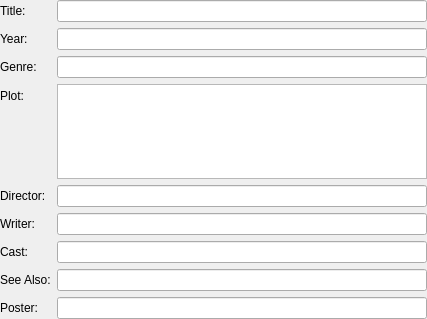
<?xml version="1.0" encoding="UTF-8"?>
<ui version="4.0">
 <class>MovieWidget</class>
 <widget class="QWidget" name="MovieWidget">
  <property name="geometry">
   <rect>
    <x>0</x>
    <y>0</y>
    <width>427</width>
    <height>319</height>
   </rect>
  </property>
  <property name="windowTitle">
   <string/>
  </property>
  <layout class="QVBoxLayout" name="verticalLayout">
   <property name="margin">
    <number>0</number>
   </property>
   <item>
    <widget class="QScrollArea" name="scrollArea">
     <property name="frameShape">
      <enum>QFrame::NoFrame</enum>
     </property>
     <property name="widgetResizable">
      <bool>true</bool>
     </property>
     <widget class="QWidget" name="scrollAreaWidgetContents">
      <property name="geometry">
       <rect>
        <x>0</x>
        <y>0</y>
        <width>427</width>
        <height>319</height>
       </rect>
      </property>
      <layout class="QFormLayout" name="formLayout">
       <property name="margin">
        <number>0</number>
       </property>
       <item row="0" column="0">
        <widget class="QLabel" name="labelTitle">
         <property name="text">
          <string>Title:</string>
         </property>
        </widget>
       </item>
       <item row="0" column="1">
        <widget class="KLineEdit" name="editTitle"/>
       </item>
       <item row="1" column="0">
        <widget class="QLabel" name="labelYear">
         <property name="text">
          <string>Year:</string>
         </property>
        </widget>
       </item>
       <item row="2" column="0">
        <widget class="QLabel" name="labelGenre">
         <property name="text">
          <string>Genre:</string>
         </property>
        </widget>
       </item>
       <item row="2" column="1">
        <widget class="KLineEdit" name="editGenre"/>
       </item>
       <item row="3" column="0">
        <widget class="QLabel" name="labelPlot">
         <property name="text">
          <string>Plot:</string>
         </property>
        </widget>
       </item>
       <item row="3" column="1">
        <widget class="KTextEdit" name="editPlot"/>
       </item>
       <item row="4" column="0">
        <widget class="QLabel" name="labelDirector">
         <property name="text">
          <string>Director:</string>
         </property>
        </widget>
       </item>
       <item row="4" column="1">
        <widget class="KLineEdit" name="editDirector"/>
       </item>
       <item row="5" column="0">
        <widget class="QLabel" name="labelWriter">
         <property name="text">
          <string>Writer:</string>
         </property>
        </widget>
       </item>
       <item row="5" column="1">
        <widget class="KLineEdit" name="editWriter"/>
       </item>
       <item row="6" column="0">
        <widget class="QLabel" name="labelCast">
         <property name="text">
          <string>Cast:</string>
         </property>
        </widget>
       </item>
       <item row="6" column="1">
        <widget class="KLineEdit" name="editCast"/>
       </item>
       <item row="7" column="0">
        <widget class="QLabel" name="labelSeeAlso">
         <property name="text">
          <string>See Also:</string>
         </property>
        </widget>
       </item>
       <item row="7" column="1">
        <widget class="KLineEdit" name="editSeeAlso"/>
       </item>
       <item row="8" column="0">
        <widget class="QLabel" name="labelPoster">
         <property name="text">
          <string>Poster:</string>
         </property>
        </widget>
       </item>
       <item row="8" column="1">
        <widget class="KLineEdit" name="editPoster"/>
       </item>
       <item row="1" column="1">
        <widget class="KLineEdit" name="editYear"/>
       </item>
      </layout>
     </widget>
    </widget>
   </item>
  </layout>
 </widget>
 <customwidgets>
  <customwidget>
   <class>KLineEdit</class>
   <extends>QLineEdit</extends>
   <header>klineedit.h</header>
  </customwidget>
  <customwidget>
   <class>KTextEdit</class>
   <extends>QTextEdit</extends>
   <header>ktextedit.h</header>
  </customwidget>
 </customwidgets>
 <resources/>
 <connections/>
</ui>
